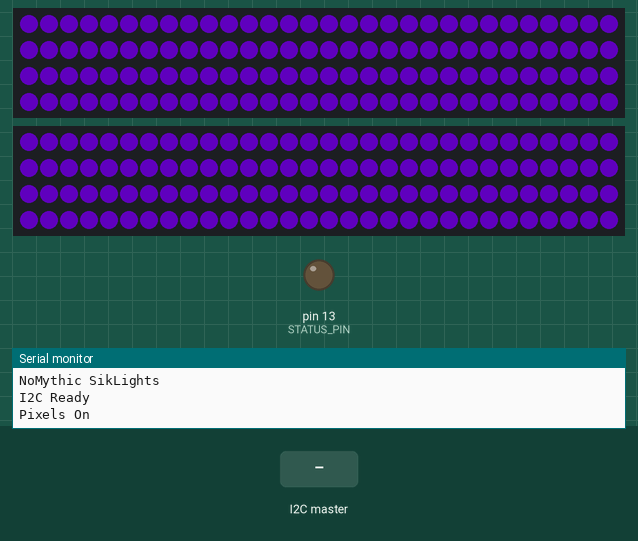
A sketch run on a simulated Arduino Uno, built with avr-gcc and run on an emulated ATmega328P. On the bench: 2 × 120 RGB LEDs in strip order, left to right, continuing on the next row, output pins drawn as LEDs (lit = HIGH), the last lines printed to the serial monitor. Inputs (shaded band) come from the test bench. Dim RGB values are drawn brighter than linear.

Above: at 1.2 s.
1.3 s: the I2C master sends the byte 1
At 2.5 s:
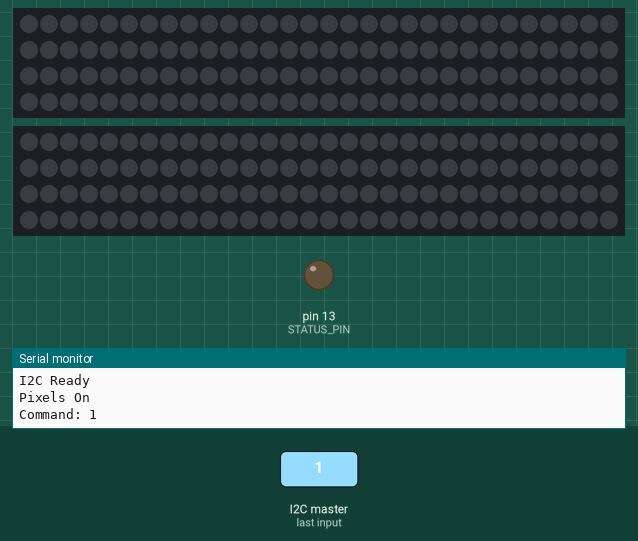
2.8 s: the I2C master sends the byte 2
At 3.8 s:
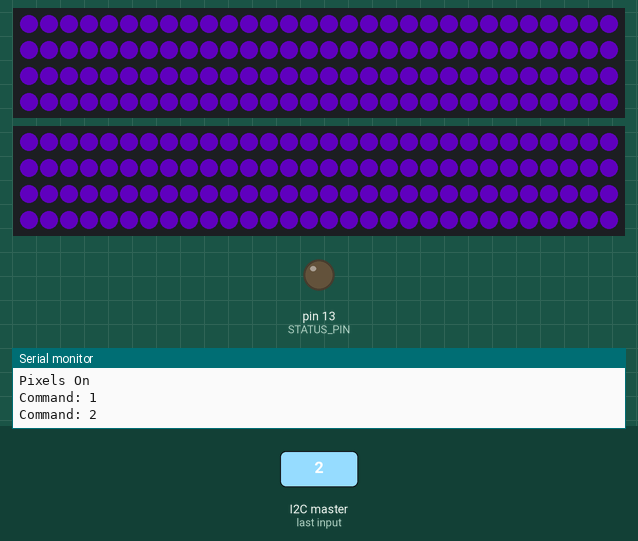
Timing chart, 0 to 5.8 s (numbered marks = the images above; inputs shaded):
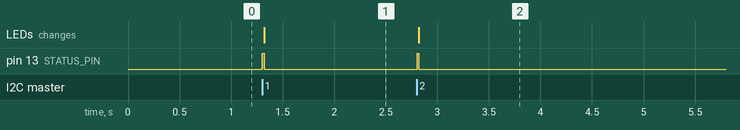

The sketch:

NoMythic_SikLights.ino
```cpp
/*******************************************************
 * NoMythic SikLights Neopixels controlled over I2C    *
 * Listen on I2C for light animation commands.         *
 *******************************************************/

#include <Adafruit_NeoPixel.h>
#include <Wire.h>

#ifdef __AVR__
  #include <avr/power.h>
#endif

/*******************************************************
 * NeoPixel Config                                     *
 *******************************************************/

// The pin the NeoPixels are attached to
// These are analog input pins, but are used due to location on the board
#define PIN1       14
#define PIN2       15

// How many NeoPixels are attached to the Arduino?
#define NUMPIXELS  120

// How bright are the neo pixels? (0-100)
#define BRIGHTNESS 100

// Delay defines the blink rate in ms
#define DELAY      400

// When we setup the NeoPixel library, we tell it how many pixels, and which pin to use to send signals.
Adafruit_NeoPixel pixels1 = Adafruit_NeoPixel(NUMPIXELS, PIN1, NEO_GRB + NEO_KHZ800);
Adafruit_NeoPixel pixels2 = Adafruit_NeoPixel(NUMPIXELS, PIN2, NEO_GRB + NEO_KHZ800);

// Testing different purples
// pixels.Color takes RGB values, from 0,0,0 up to 255,255,255
uint32_t purple = pixels1.Color(102, 000, 204); // Purple
uint32_t color2 = pixels1.Color(161, 000, 255);
uint32_t color3 = pixels1.Color(150, 025, 148);
uint32_t color4 = pixels1.Color(91, 36, 98);
uint32_t orange = pixels1.Color(255, 69, 0);
uint32_t red = pixels1.Color(255, 0, 0);

/*******************************************************
 * I2C Config                                          *
 *******************************************************/

//The I2C device number. Must use same number in sender
const byte DEVICE_NO = 4;
// Status pin - a led - onboard is 13 - pulses for each command
const byte STATUS_PIN = 13;

void setup() {
  Serial.begin(9600);
  Serial.println("NoMythic SikLights");
  pinMode(13, OUTPUT);

  // Strand 1
  pixels1.begin(); // This initializes the NeoPixel library.
  pixels1.setBrightness(BRIGHTNESS);

  // Strand 2
  pixels2.begin(); // This initializes the NeoPixel library.
  pixels2.setBrightness(BRIGHTNESS);

  Wire.begin(DEVICE_NO);
  // when an I2C event happens, process it
  Wire.onReceive(handleEvent);
  Serial.println("I2C Ready");

  setSolidColor1(purple);
  setSolidColor2(purple);

  Serial.println("Pixels On");
}

/*******************************************************
 * Every time we hear an I2C event for our device,     *
 * handle the command here                             *
 *******************************************************/
void handleEvent(int howMany) {
  digitalWrite(STATUS_PIN, HIGH);
  while(Wire.available()) {
    byte command = Wire.read();
    Serial.print("Command: ");
    Serial.println(command);
    // we have predefined commands that both send and receive understand
    switch(command) {
      case 1: // turn off command
        turnOff1();
        turnOff2();
        break;
      case 2: // turn on command
        setSolidColor1(purple);
        setSolidColor2(purple);
        break;
      case 3: // last 30 sec command
        last30Seconds1();
        last30Seconds2();
        break;
      case 4: // limelight lined up
        blinkRed();
    }
  }
  digitalWrite(STATUS_PIN, LOW);
}

// Nothing happening right now
void loop() {
  delay(DELAY);
}

// Set all led on strand 1 to one color
void setSolidColor1(uint32_t color) {
  for(int i=0;i<NUMPIXELS;i++){
    pixels1.setPixelColor(i, color);
  }
  pixels1.show();
}

// Set all led on strand 2 to one color
void setSolidColor2(uint32_t color) {
  for(int i=0;i<NUMPIXELS;i++){
    pixels2.setPixelColor(i, color);
  }
  pixels2.show();
}

// Turn off all lights on strand 1
void turnOff1() {
  for(int i=0;i<NUMPIXELS;i++){
    pixels1.setPixelColor(i, 0);
  }
  pixels1.show();
}

// Turn off all lights on strand 2
void turnOff2() {
  for(int i=0;i<NUMPIXELS;i++){
    pixels2.setPixelColor(i, 0);
  }
  pixels2.show();
}

void last30Seconds1() {
  int start = NUMPIXELS / 3;
  int finish = start * 2;
  for(int i = start;i < finish;i++){
    pixels1.setPixelColor(i, orange);
  }
  pixels1.show();
}

void last30Seconds2() {
  int start = NUMPIXELS / 3;
  int finish = start * 2;
  for(int i = start;i < finish;i++){
    pixels2.setPixelColor(i, orange);
  }
  pixels2.show();
}

void blinkRed() {
  setSolidColor1(red);
  setSolidColor2(red);
  delay(300);
  // setPurple();
}
```

Measured:
- after the input at 1.3 s, pin 13 (STATUS_PIN): LOW → HIGH at once, → LOW 0.02 s later; the LEDs: change at once (image 1)
- after the input at 2.8 s, pin 13 (STATUS_PIN): LOW → HIGH at once, → LOW 0.02 s later; the LEDs: change at once (image 2)
